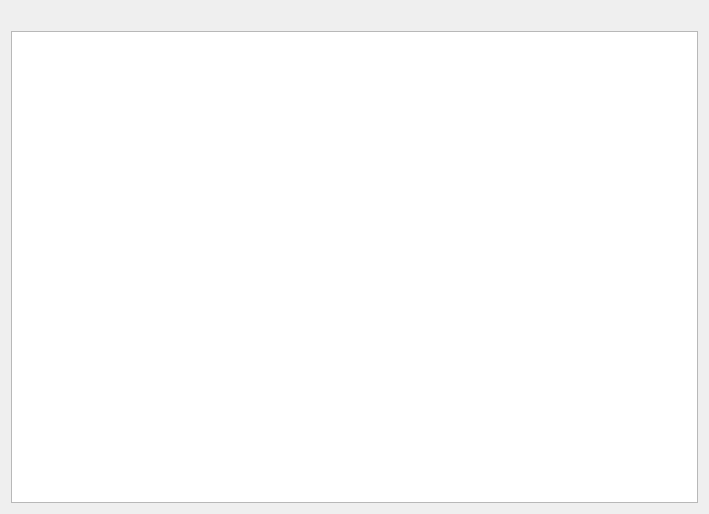
<?xml version="1.0" encoding="UTF-8"?>
<ui version="4.0">
 <class>UploadCreationPageWizard</class>
 <widget class="QWizardPage" name="UploadCreationPageWizard">
  <property name="geometry">
   <rect>
    <x>0</x>
    <y>0</y>
    <width>709</width>
    <height>514</height>
   </rect>
  </property>
  <property name="windowTitle">
   <string>Publication result</string>
  </property>
  <property name="locale">
   <locale language="English" country="UnitedStates"/>
  </property>
  <layout class="QGridLayout" name="gridLayout">
   <item row="0" column="0">
    <widget class="QLabel" name="lbl_result">
     <property name="font">
      <font>
       <weight>75</weight>
       <bold>true</bold>
      </font>
     </property>
     <property name="text">
      <string>&lt;publication_result&gt;</string>
     </property>
    </widget>
   </item>
   <item row="1" column="0">
    <widget class="QTextBrowser" name="tbw_errors"/>
   </item>
  </layout>
 </widget>
 <resources/>
 <connections/>
</ui>
